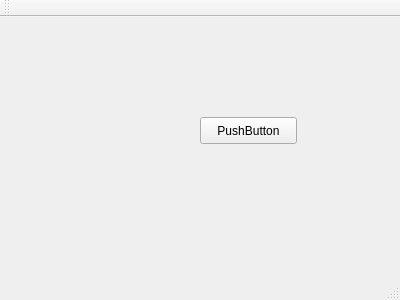
<?xml version="1.0" encoding="UTF-8"?>
<ui version="4.0">
 <class>MainWindow</class>
 <widget class="QMainWindow" name="MainWindow">
  <property name="geometry">
   <rect>
    <x>0</x>
    <y>0</y>
    <width>400</width>
    <height>300</height>
   </rect>
  </property>
  <property name="windowTitle">
   <string>MainWindow</string>
  </property>
  <widget class="QWidget" name="centralWidget">
   <widget class="QPushButton" name="pushButton">
    <property name="geometry">
     <rect>
      <x>200</x>
      <y>100</y>
      <width>97</width>
      <height>27</height>
     </rect>
    </property>
    <property name="text">
     <string>PushButton</string>
    </property>
   </widget>
  </widget>
  <widget class="QMenuBar" name="menuBar">
   <property name="geometry">
    <rect>
     <x>0</x>
     <y>0</y>
     <width>400</width>
     <height>25</height>
    </rect>
   </property>
  </widget>
  <widget class="QToolBar" name="mainToolBar">
   <attribute name="toolBarArea">
    <enum>TopToolBarArea</enum>
   </attribute>
   <attribute name="toolBarBreak">
    <bool>false</bool>
   </attribute>
  </widget>
  <widget class="QStatusBar" name="statusBar"/>
 </widget>
 <layoutdefault spacing="6" margin="11"/>
 <resources/>
 <connections>
  <connection>
   <sender>pushButton</sender>
   <signal>clicked()</signal>
   <receiver>MainWindow</receiver>
   <slot>close()</slot>
   <hints>
    <hint type="sourcelabel">
     <x>255</x>
     <y>154</y>
    </hint>
    <hint type="destinationlabel">
     <x>-15</x>
     <y>232</y>
    </hint>
   </hints>
  </connection>
 </connections>
</ui>
